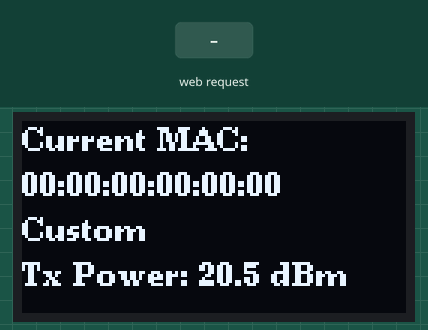
Recording of a sketch running on a simulated ESP8266 (NodeMCU). On the bench: 128×64 one-colour display. The test bench sets the inputs (shaded band).

Above: at 1.2 s.
1.3 s: HTTP request GET /aggressive received
At 1.8 s:
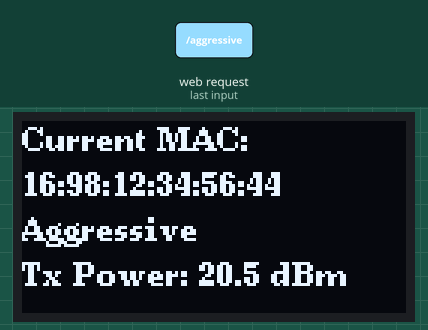
2.9 s: HTTP request GET /moderate received
At 4.2 s:
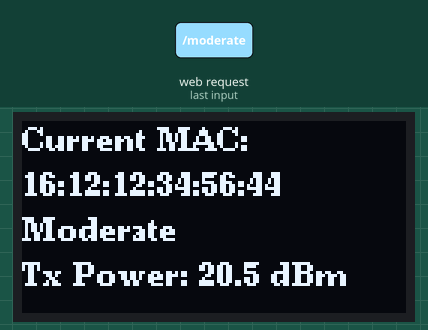
4.5 s: HTTP request GET /down received
At 5.5 s:
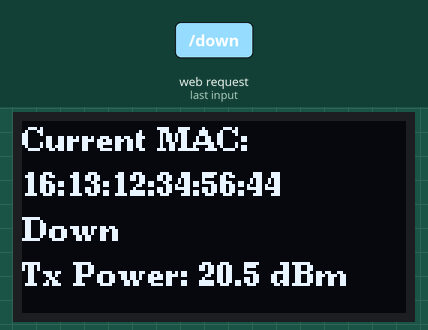
6.1 s: HTTP request GET /aggressive?value=1 received
At 6.7 s:
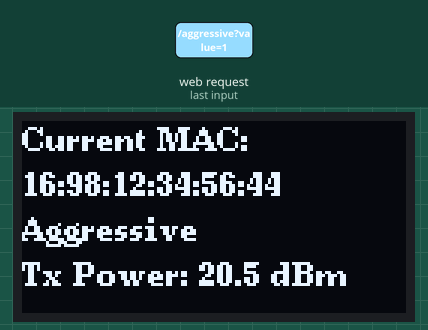
7.7 s: HTTP request GET /moderate?value=1 received
At 9.1 s:
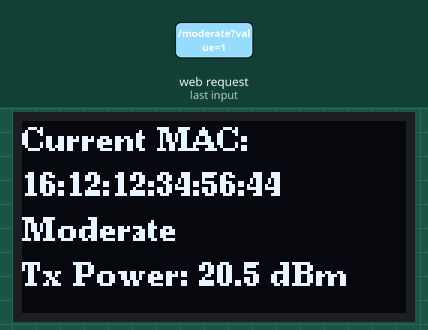
Timing chart, 0 to 10.3 s (numbered marks = the images above; inputs shaded):
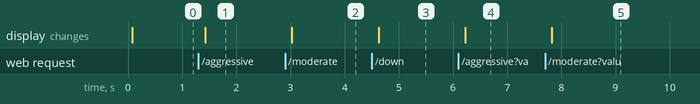

The sketch:

MAC_RF_OTA_WEB.ino
```cpp
#include <ESP8266WiFi.h>
#include <ESP8266WebServer.h>
#include <ESP8266HTTPUpdateServer.h>
#include <U8g2lib.h>

// OLED 屏幕设置
U8G2_SSD1306_128X64_NONAME_F_HW_I2C u8g2(U8G2_R0, /* reset=*/U8X8_PIN_NONE, /* SCL=*/14, /* SDA=*/2);

// Web 服务器实例
ESP8266WebServer server(80);
ESP8266HTTPUpdateServer httpUpdater;

// AP 模式的 Wi-Fi 设置
const char* apSSID = "ESP8266_MAC_Changer";
const char* apPassword = "12345678";

// MAC 地址映射
uint8_t aggressiveMAC[6] = {0x16, 0x98, 0x12, 0x34, 0x56, 0x44};
uint8_t moderateMAC[6]   = {0x16, 0x12, 0x12, 0x34, 0x56, 0x44};
uint8_t downMAC[6]       = {0x16, 0x13, 0x12, 0x34, 0x56, 0x44};

// 当前状态
uint8_t currentMAC[6];
float currentTxPower = 20.5; // 默认发射功率

// 初始化网页内容
String webpage = R"rawliteral(
<!DOCTYPE html>
<html>
<head>
  <title>ESP8266 Config</title>
  <style>
    body { font-family: Arial, sans-serif; text-align: center; }
    button, input { margin: 5px; font-size: 16px; }
    .mac-inputs { display: flex; justify-content: center; gap: 5px; margin: 10px auto; }
    .mac-inputs input { width: 30px; text-align: center; }
    .status { margin-top: 20px; }
  </style>
</head>
<body>
  <h1>ESP8266 MAC & Power Config</h1>
  <button onclick="sendCommand('aggressive')">Set Aggressive MAC</button>
  <button onclick="sendCommand('moderate')">Set Moderate MAC</button>
  <button onclick="sendCommand('down')">Set Down MAC</button>

  <div class="mac-inputs">
    <input id="mac0" maxlength="2" />
    <span>:</span>
    <input id="mac1" maxlength="2" />
    <span>:</span>
    <input id="mac2" maxlength="2" />
    <span>:</span>
    <input id="mac3" maxlength="2" />
    <span>:</span>
    <input id="mac4" maxlength="2" />
    <span>:</span>
    <input id="mac5" maxlength="2" />
  </div>
  <button onclick="setCustomMAC()">Set Custom MAC</button>

  <input id="power-input" type="number" min="0" max="20.5" step="0.5" placeholder="Set Tx Power (0-20.5 dBm)" />
  <button onclick="setTxPower()">Set Tx Power</button>

  <div class="status">
    <h2>Current MAC: <span id="mac-address">Loading...</span></h2>
    <h3>Current Handle: <span id="mac-handle">Loading...</span></h3>
    <h3>Current Tx Power: <span id="tx-power">Loading...</span> dBm</h3>
  </div>

  <script>
    function sendCommand(cmd) {
      fetch(`/${cmd}`).then(response => response.json()).then(data => updateStatus(data));
    }

    function setTxPower() {
      const power = document.getElementById('power-input').value;
      fetch(`/setTxPower?value=${power}`).then(response => response.json()).then(data => updateStatus(data));
    }

    function setCustomMAC() {
      const parts = [];
      for (let i = 0; i < 6; i++) {
        const part = document.getElementById('mac' + i).value.trim().toUpperCase();
        if (!/^[0-9A-F]{2}$/.test(part)) {
          alert("Invalid MAC format. Use 2-digit hex values.");
          return;
        }
        parts.push(part);
      }
      const mac = parts.join(":");
      fetch(`/setCustomMAC?value=${mac}`)
        .then(response => response.json())
        .then(data => updateStatus(data))
        .catch(() => { console.error("Failed to set MAC"); });
    }

    function updateStatus(data) {
      document.getElementById('mac-address').innerText = data.mac;
      document.getElementById('mac-handle').innerText = data.handle;
      document.getElementById('tx-power').innerText = data.txPower;
    }

    window.onload = function() {
      fetch('/getCurrentStatus').then(response => response.json()).then(data => updateStatus(data));
    }
  </script>
</body>
</html>
)rawliteral";

bool setMACAddress(const uint8_t mac[]) {
  WiFi.softAPdisconnect(true);
  delay(100);
  memcpy(currentMAC, mac, 6);
  return wifi_set_macaddr(SOFTAP_IF, (uint8_t*)mac);
}

bool setTxPower(float power) {
  if (power < 0 || power > 20.5) return false;
  currentTxPower = power;
  WiFi.setOutputPower(power);
  return true;
}

void updateDisplay() {
  u8g2.clearBuffer();
  u8g2.setFont(u8g2_font_ncenB08_tr);

  u8g2.drawStr(0, 10, "Current MAC:");
  char macStr[18];
  sprintf(macStr, "%02X:%02X:%02X:%02X:%02X:%02X",
          currentMAC[0], currentMAC[1], currentMAC[2],
          currentMAC[3], currentMAC[4], currentMAC[5]);
  u8g2.drawStr(0, 25, macStr);

  if (memcmp(currentMAC, aggressiveMAC, 6) == 0) {
    u8g2.drawStr(0, 40, "Aggressive");
  } else if (memcmp(currentMAC, moderateMAC, 6) == 0) {
    u8g2.drawStr(0, 40, "Moderate");
  } else if (memcmp(currentMAC, downMAC, 6) == 0) {
    u8g2.drawStr(0, 40, "Down");
  } else {
    u8g2.drawStr(0, 40, "Custom");
  }

  char txPowerStr[20];
  sprintf(txPowerStr, "Tx Power: %.1f dBm", currentTxPower);
  u8g2.drawStr(0, 55, txPowerStr);

  u8g2.sendBuffer();
}

String getCurrentStatus() {
  char macStr[18];
  sprintf(macStr, "%02X:%02X:%02X:%02X:%02X:%02X",
          currentMAC[0], currentMAC[1], currentMAC[2],
          currentMAC[3], currentMAC[4], currentMAC[5]);

  String handle = "Custom";
  if (memcmp(currentMAC, aggressiveMAC, 6) == 0) handle = "Aggressive";
  else if (memcmp(currentMAC, moderateMAC, 6) == 0) handle = "Moderate";
  else if (memcmp(currentMAC, downMAC, 6) == 0) handle = "Down";

  return "{\"mac\": \"" + String(macStr) +
         "\", \"handle\": \"" + handle +
         "\", \"txPower\": \"" + String(currentTxPower) + "\"}";
}

void handleAggressive() {
  if (setMACAddress(aggressiveMAC)) {
    updateDisplay();
    server.send(200, "application/json", getCurrentStatus());
    WiFi.softAP(apSSID, apPassword);
  } else {
    server.send(500, "text/plain", "Failed to set Aggressive MAC");
  }
}

void handleModerate() {
  if (setMACAddress(moderateMAC)) {
    updateDisplay();
    server.send(200, "application/json", getCurrentStatus());
    WiFi.softAP(apSSID, apPassword);
  } else {
    server.send(500, "text/plain", "Failed to set Moderate MAC");
  }
}

void handleDown() {
  if (setMACAddress(downMAC)) {
    updateDisplay();
    server.send(200, "application/json", getCurrentStatus());
    WiFi.softAP(apSSID, apPassword);
  } else {
    server.send(500, "text/plain", "Failed to set Down MAC");
  }
}

void handleSetTxPower() {
  if (server.hasArg("value")) {
    float power = server.arg("value").toFloat();
    if (setTxPower(power)) {
      updateDisplay();
      server.send(200, "application/json", getCurrentStatus());
    } else {
      server.send(400, "text/plain", "Invalid Tx Power Value");
    }
  } else {
    server.send(400, "text/plain", "No Power Value Provided");
  }
}

void handleGetCurrentStatus() {
  server.send(200, "application/json", getCurrentStatus());
}

void handleSetCustomMAC() {
  if (!server.hasArg("value")) {
    server.send(400, "text/plain", "No MAC Value Provided");
    return;
  }

  String macStr = server.arg("value");
  macStr.replace(":", "");
  macStr.toUpperCase();

  if (macStr.length() != 12) {
    server.send(400, "text/plain", "MAC must be 12 hex characters");
    return;
  }

  uint8_t newMAC[6];
  for (int i = 0; i < 6; i++) {
    String byteStr = macStr.substring(i * 2, i * 2 + 2);
    char *endptr;
    long val = strtol(byteStr.c_str(), &endptr, 16);
    if (*endptr != '\0' || val < 0 || val > 255) {
      server.send(400, "text/plain", "Invalid MAC format");
      return;
    }
    newMAC[i] = (uint8_t)val;
  }

  if (setMACAddress(newMAC)) {
    updateDisplay();
    server.send(200, "application/json", getCurrentStatus());
    WiFi.softAP(apSSID, apPassword);
  } else {
    server.send(500, "text/plain", "Failed to set Custom MAC");
  }
}

void setupWebServer() {
  server.on("/", HTTP_GET, []() { server.send(200, "text/html", webpage); });
  server.on("/aggressive", HTTP_GET, handleAggressive);
  server.on("/moderate", HTTP_GET, handleModerate);
  server.on("/down", HTTP_GET, handleDown);
  server.on("/setTxPower", HTTP_GET, handleSetTxPower);
  server.on("/getCurrentStatus", HTTP_GET, handleGetCurrentStatus);
  server.on("/setCustomMAC", HTTP_GET, handleSetCustomMAC);
  httpUpdater.setup(&server, "/update");
  server.begin();
}

void setup() {
  Serial.begin(115200);
  u8g2.begin();
  u8g2.clearBuffer();
  u8g2.setFont(u8g2_font_ncenB08_tr);
  u8g2.drawStr(0, 10, "Initializing...");
  u8g2.sendBuffer();

  WiFi.mode(WIFI_AP);
  WiFi.softAP(apSSID, apPassword, 1);

  wifi_get_macaddr(SOFTAP_IF, currentMAC);
  updateDisplay();
  setupWebServer();
}

void loop() {
  server.handleClient();
}
```

Measured:
- after the input at 1.3 s, the display: changes after 0.13 s (image 1)
- after the input at 2.9 s, the display: changes after 0.13 s (image 2)
- after the input at 4.5 s, the display: changes after 0.13 s (image 3)
- after the input at 6.1 s, the display: changes after 0.13 s (image 4)
- after the input at 7.7 s, the display: changes after 0.13 s (image 5)
